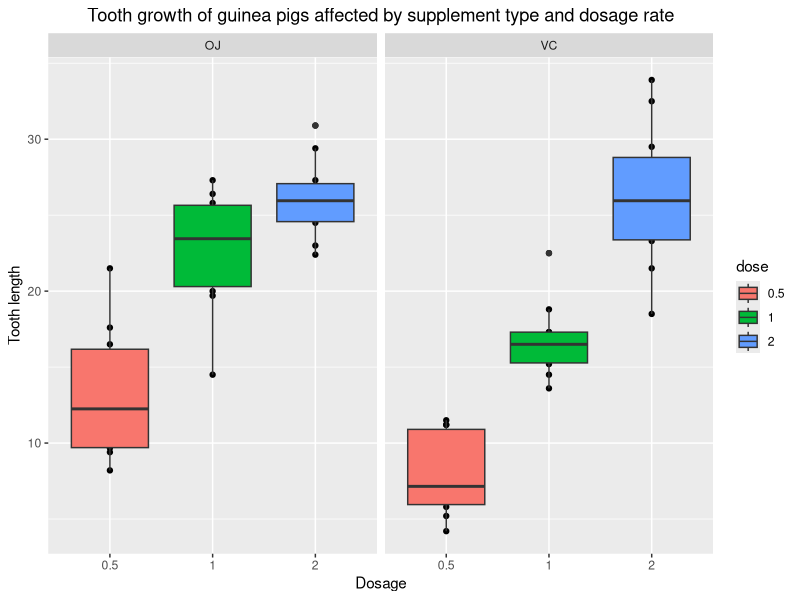
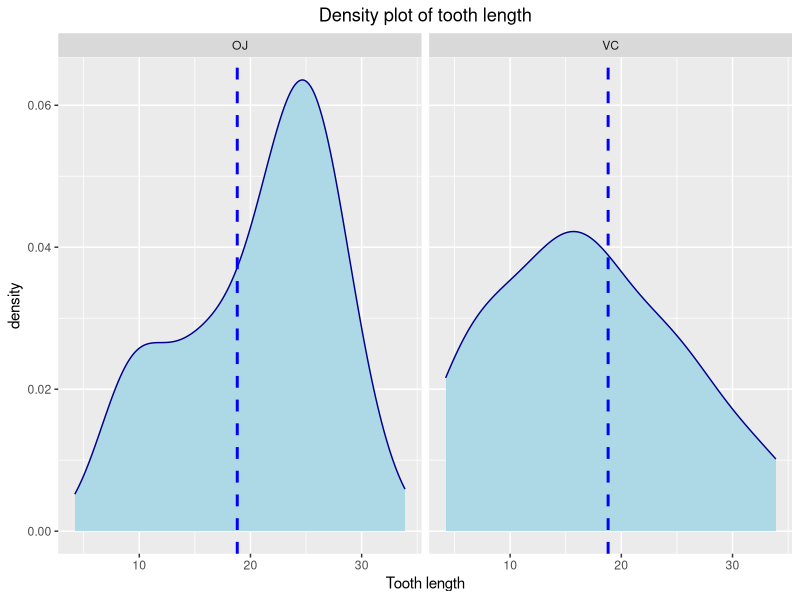

Source code (R) for these figures, in order: (Note: this script raises an error after producing the figures.)
## ---- chunk 1
library(datasets)
library(formatR)
library(ggplot2)
library(knitr)
opts_chunk$set(echo = TRUE, tidy.opts=list(width.cutoff=60), tidy=TRUE)
## ---- chunk 2
ToothGrowth$dose <- as.factor(ToothGrowth$dose)
## ---- chunk 3
str(ToothGrowth)
## ---- chunk 4
qplot(dose,len,data=ToothGrowth, facets=~supp, main="Tooth growth of guinea pigs affected by supplement type and dosage rate", xlab="Dosage", ylab="Tooth length") + geom_boxplot(aes(fill=dose)) + theme(plot.title = element_text(hjust = 0.5))
## ---- chunk 5
norm.plot <- ggplot(data = ToothGrowth, aes(x=len))
norm.plot + geom_density(color="darkblue", fill="lightblue") + facet_grid(. ~supp) + geom_vline(aes(xintercept=mean(len)), color="blue", linetype="dashed", size=1) + labs(title = "Density plot of tooth length", x = "Tooth length") + theme(plot.title = element_text(hjust = 0.5))
## ---- chunk 6
t.test(len ~ supp, data = ToothGrowth, paired = FALSE, var.equal = FALSE)
## ---- chunk 7
dose05 <- subset(ToothGrowth, dose == 0.5)
t.test(len ~ supp, data = dose05, paired = FALSE, var.equal = FALSE)
## ---- chunk 8
dose10 <- subset(ToothGrowth, dose == 1.0)
t.test(len ~ supp, data = dose10, paired = FALSE, var.equal = FALSE)
## ---- chunk 9
dose20 <- subset(ToothGrowth, dose == 2.0)
t.test(len ~ supp, data = dose20, paired = FALSE, var.equal = FALSE)
